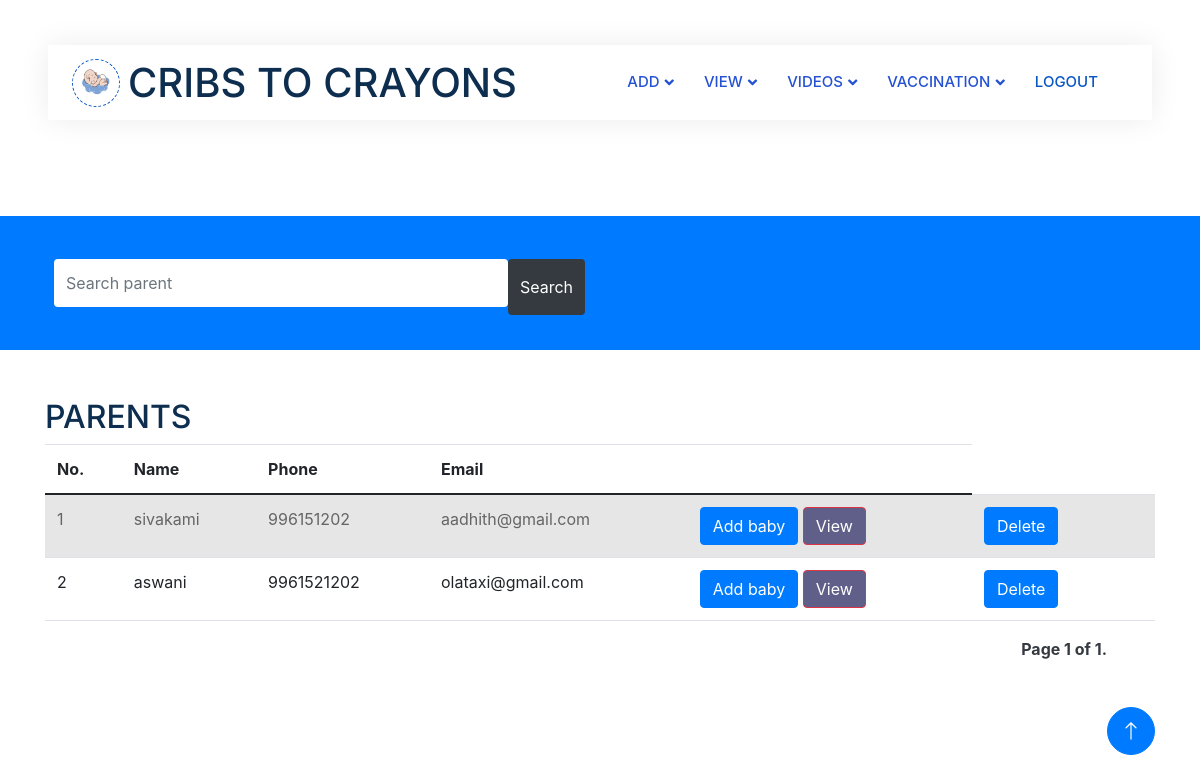
/viewparents (signed in), run on an earlier commit of the app's database.
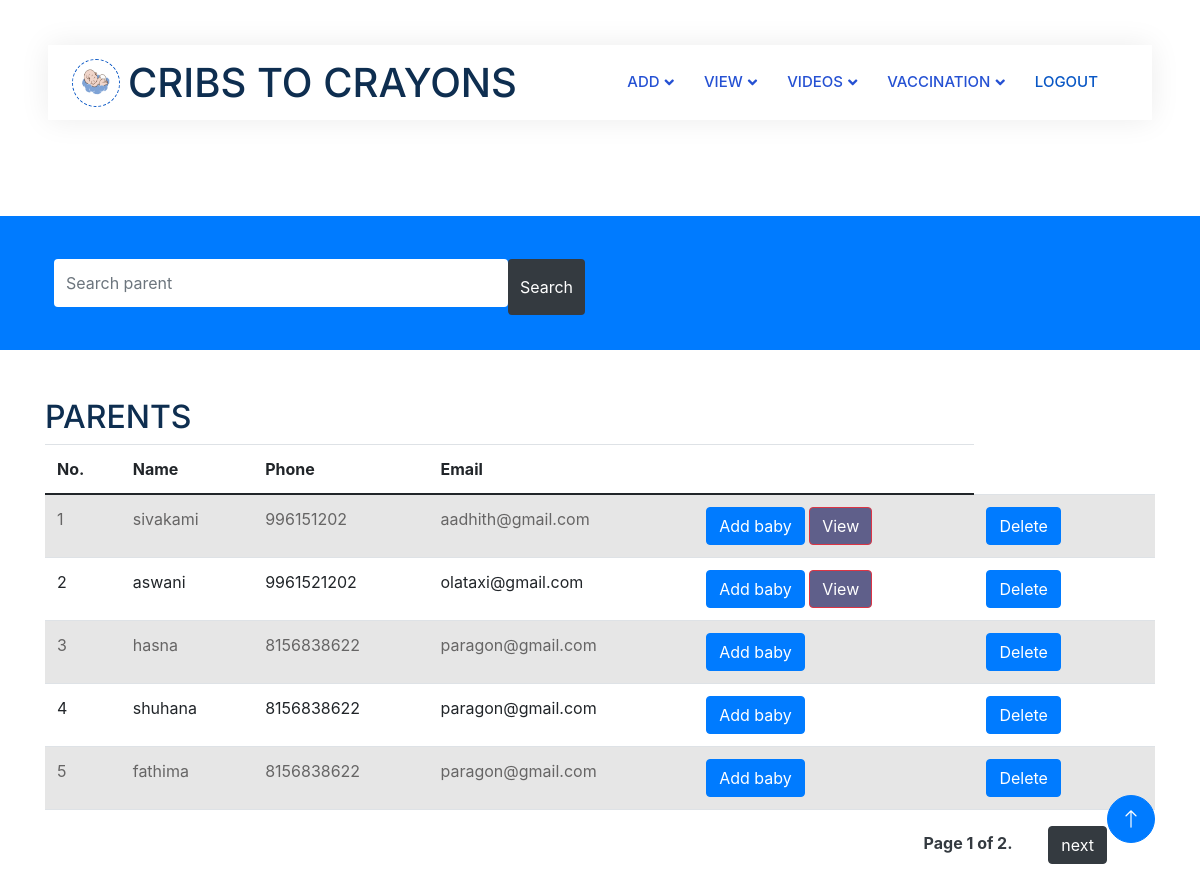
And on a later commit of the database.
### app1/models.py (models this page shows)
class Parent(models.Model):
    login_id=models.ForeignKey(LoginUser,on_delete=models.CASCADE)
    hospital_id=models.ForeignKey(Hospital,on_delete=models.CASCADE)
    parent_name=models.CharField(max_length=20)
    Address=models.CharField(max_length=50)
    Email=models.EmailField()
    phone=models.IntegerField()
    blood_group=models.CharField(max_length=10)
    baby_status=models.CharField(max_length=50,null=True, blank=True,)

### app1/views.py (the view)
# urls.py: path('viewparents',views.view_parent,name="viewparents"),
def view_parent(request):
    log_id=LoginUser.objects.get(id=request.user.id)
    hospital_id=Hospital.objects.get(login_id=log_id)
    parents=Parent.objects.filter(hospital_id=hospital_id)
    items_per_page = 5
    paginator = Paginator(parents, items_per_page)
    page = request.GET.get('page', 1)
    try:
        parents = paginator.page(page)
    except PageNotAnInteger:
        parents = paginator.page(1)
    except EmptyPage:
        parents = paginator.page(paginator.num_pages)
    context={
        'parent': parents
    }
    return render(request,'Hospital/viewparents.html',context)

### template/Hospital/viewparents.html (shortened to what the changed rows need)
<!DOCTYPE html>
<html lang="en">
{% load static %}
<head>
    <link href="https://cdnjs.cloudflare.com/ajax/libs/font-awesome/5.10.0/css/all.min.css" rel="stylesheet">
    <link href="https://cdn.jsdelivr.net/npm/bootstrap-icons@1.4.1/font/bootstrap-icons.css" rel="stylesheet">
    <link href="{% static 'js/animate.min.css' %}" rel="stylesheet">
    <link href="{% static 'js/owl.carousel.min.css' %}" rel="stylesheet">
    <link href="{% static 'css/bootstrap.min.css' %}" rel="stylesheet">
    <link rel="stylesheet" href="https://stackpath.bootstrapcdn.com/bootstrap/4.5.2/css/bootstrap.min.css">
    <link href="{% static 'css/style.css' %}" rel="stylesheet">
</head>
<body>
    <div class="container-xxl bg-white p-0">
        <div class="container-fluid nav-bar bg-transparent">
            <nav class="navbar navbar-expand-lg bg-white navbar-light py-0 px-4">
                <a href="index.html" class="navbar-brand d-flex align-items-center text-center">
                    <h1 class="m-0 " >CRIBS TO CRAYONS</h1>
                </a>
            </nav>
        </div>
<br>
<br>
<br>
<br>
<div class="container">
    <h2>PARENTS</h2>
    <table class="table table-striped">
      <thead>
        <tr>
          <th>No.</th>
          <th>Name</th>
          <th>Phone</th>
          <th>Email</th>
          <th></th>
        </tr>
      </thead>
      <tbody>
        {% for i in parent %}
        <tr>
          <td>{{ forloop.counter }}</td>
         <td>{{ i.parent_name }}</td>
         <td>{{ i.phone }}</td>
         <td>{{ i.Email }}</td>
          <td>
            <a href="{% url 'addbaby' id=i.id %}" class="btn btn-primary">Add baby</a>
            {% if i.baby_status == "True" %}
           <a href="{% url 'viewbabyh' id=i.id %}" <button type="button" class="btn btn-danger" style="background-color: rgb(95, 95, 138);">View</button>
            {% endif %}
          </td>
          <td> <a href="{% url 'deleteparent' id=i.id %}" class="btn btn-primary">Delete</a></td>
          <td></td>
        </tr>
        {% endfor %}
      </tbody>
    </table>
  <div class="pagination mt-3 d-flex justify-content-end pe-5 mb-4  fw-bold text-white text-end ">
    <span class="step-links  ">
      <span class="current text-dark">
        Page {{ parent.number }} of {{ parent.paginator.num_pages }}.
      </span>
      {% if parent.has_next %}WV
      <a href="?page={{ parent.next_page_number }}" class="text-decoration-none text-white btn btn-dark ">next</a>
      {% endif %}
    </span>
  </div>
  </div>
</div>
</body>
</html>

What changed in the data, as far as the page shows it:
added Parent: parent_name "hasna", phone "8156838622", Email "paragon@gmail.com"
added Parent: parent_name "shuhana", phone "8156838622", Email "paragon@gmail.com"
added Parent: parent_name "fathima", phone "8156838622", Email "paragon@gmail.com"
Also different on the page:
{{ parent.paginator.num_pages }}: "1" → "2"
text now shown: "next"
